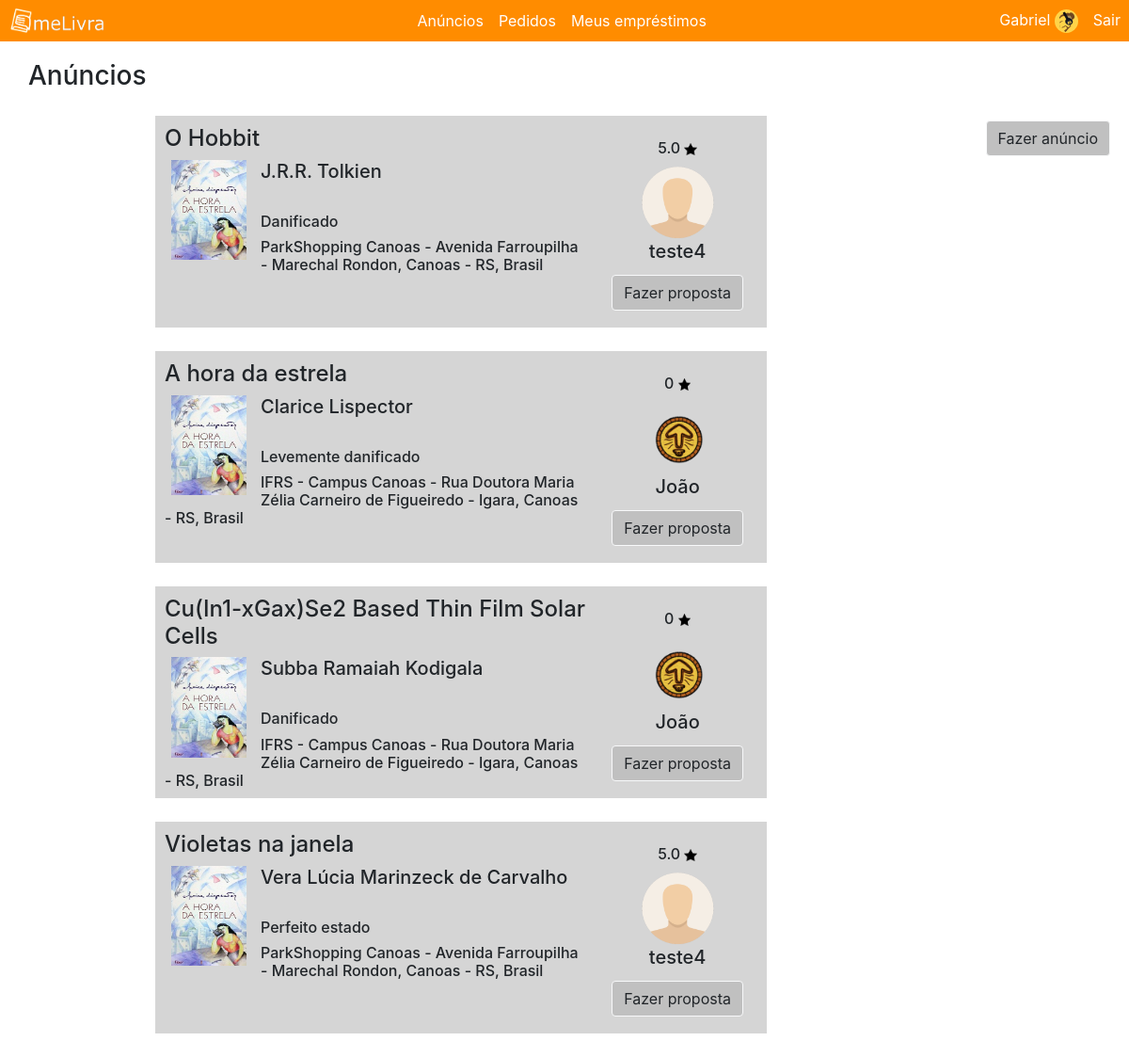
The page /PHP/telaAnuncio.php (signed in) on the database its author committed.
### tables this page shows
CREATE TABLE `usuario` (
  `idUsuario` int(11) NOT NULL,
  `nome` varchar(16) DEFAULT NULL,
  `sobrenome` varchar(20) NOT NULL,
  `senha` varchar(250) DEFAULT NULL,
  `email` varchar(60) DEFAULT NULL,
  `admin` char(1) DEFAULT NULL,
  `imagem` varchar(200) DEFAULT NULL,
  `celular` int(11) DEFAULT NULL,
  `nota` float DEFAULT NULL
);

CREATE TABLE `postagem` (
  `idPostagem` int(11) NOT NULL,
  `idUsuario` int(11) DEFAULT NULL,
  `idLivro` int(11) DEFAULT NULL,
  `local` varchar(1000) DEFAULT NULL,
  `dt_entrega` date DEFAULT NULL,
  `estadoLivro` varchar(50) DEFAULT NULL,
  `tipo` char(1) DEFAULT NULL
);

CREATE TABLE `livro` (
  `idLivro` int(11) NOT NULL,
  `titulo` varchar(50) DEFAULT NULL,
  `autor` varchar(60) DEFAULT NULL,
  `sinopse` text,
  `foto` varchar(200) DEFAULT NULL
);

### PHP/telaAnuncio.php (the view, shortened to what this page needs)
?>    <!DOCTYPE html>
    <head>
        <link rel="stylesheet" type="text/css" href="../CSS/estiloBase.css">
       <link rel="stylesheet" href="../bootstrap/css/bootstrap.min.css">
    </head>
    <body>
<?php
  if($_SESSION['email'])
    $email= $_SESSION['email'];
  else header('Location: ../HTML/telaInicial.html');
    $con = mysqli_connect('localhost','id11285427_dezordi','00112233', 'id11285427_melivra');
  if($con){
    $busca = mysqli_query($con, "SELECT * FROM usuario WHERE email = '$email'") or die(mysqli_error($con));
  $row = mysqli_fetch_array($busca);
$name = $row['nome'];
$foto= $row['imagem'];
      $busca2 = mysqli_query($con, "SELECT idUsuario FROM usuario WHERE email = '$email'") or die(mysqli_error($con));
      $row2 = mysqli_fetch_array($busca2);
      $idUser = $row2['idUsuario'];
  $onerro="this.src='../Imagens/fotoUser.png'";
}
?>
      <nav class="navbar navbar-expand-md">
      <img class="navbar-brand" src="../Imagens/meLivra - Logo.png">
      <div class="collapse navbar-collapse" id="main-navigation">
        <ul class="navbar-nav justify-content-center d-flex flex-fill">
          <li class="nav-item">
            <a class="nav-link" href="#">Anúncios</a>
          </li>
          <li class="nav-item">
            <a class="nav-link" href="telaPedido.php">Pedidos</a>
          </li>
          <li class="nav-item">
            <a class="nav-link" href="telaEmprestimo.php">Meus empréstimos</a>
          </li>
        </ul>
        <ul class="navbar-nav ml:auto">
          <li class="nav-item">
<?php
echo '<div class="nav-link"><a href="#">'.$name.'</a>
<img src="../Imagens/'.$foto.'" onerror='.$onerro.'></div>'
?>
          </li>
          <li class="nav-item">
            <a class="nav-link" href="?link=1">Sair</a>
          </li>
        </ul>
      </div>
    </nav>
    <header class="page-header header container-fluid">
      <h3 class="feature-title">Anúncios</h3>
   <a class="btn btn-light" href="../HTML/fazeranuncio.html">Fazer anúncio</a>
      <?php
  if($con){
    $busca2 = mysqli_query($con, "SELECT * FROM postagem WHERE tipo = 'a' and idUsuario !=". $idUser . " ORDER BY idPostagem DESC") or die(mysqli_error($con));
  }
  if(mysqli_num_rows($busca2) > 0 ){
      while($row = mysqli_fetch_array($busca2)){
        $buscaLivro = mysqli_query($con, "SELECT * FROM livro WHERE idLivro= '".$row['idLivro']."'") or die(mysqli_error($con));
        $rowLivro = mysqli_fetch_array($buscaLivro) ;
        $buscaUser = mysqli_query($con, "SELECT * FROM usuario WHERE idUsuario = '".$row['idUsuario']."'") or die(mysqli_error($con));
        $rowUser= mysqli_fetch_array($buscaUser) ;
          $idp= $row['idPostagem'];
          $onerro1="this.src='../Imagens/HoraDaEstrela.jpg'";
          echo '<div class="postagem">
            <div class="dados"><h4>'.$rowLivro['titulo'].'</h4>
                <img class="fotoLivro" src="'.$rowLivro['foto'].'" onerror='.$onerro1.'>
            <h5>'.$rowLivro['autor'].'</h5><br>
            <h6>'.$row['estadoLivro'].'</h6>
            <h6>'.$row['local'].'</h6>
          </div>
          <div class="user">';
        $buscaNota = mysqli_query($con, "SELECT ROUND(AVG(nota),1) AS media FROM avaliacao WHERE idUsuario ='".$rowUser['idUsuario']."'") or die(mysqli_error($con));
        $rowNota= mysqli_fetch_array($buscaNota);
        if (empty($rowNota['media'])){
            echo '<h6> 0 <img class="fotoEstrela" src="../Imagens/estrela.png"></h6>';
        }else{
         echo '<h6>'.$rowNota['media'].' <img class="fotoEstrela" src="../Imagens/estrela.png"></h6>';}
        echo '
            <img class="fotoUser" src="../Imagens/'.$rowUser['imagem'].'" onerror='.$onerro.'>
            <h5>'.$rowUser['nome'].' </h5>
            <a class="btn btn-light" href="../PHP/fazerPropostaAnuncio.php?idp='.$idp.'">Fazer proposta</a>
          </div>
        </div>';
    }}else echo '&nbsp&nbsp&nbspNão há anúncios ainda.';
       ?>
    </header>
    </body>
    </html>

### CSS/estiloBase.css (style rules this page uses)
body { padding: 0px; margin: 0px; }
.navbar-brand { width:105px; height:40px; margin-left: 8px; }
.navbar.navbar-expand-md { background-color: darkorange; margin:0px; padding:1px; }
.nav-link { color:white; }
.nav-link a { color:white; font-style: normal; }
.navbar-collapse { margin-left: 10px; }
.postagem { background-color: #d5d5d5; width:650px; height: 225px; margin:25px; margin-left: 150px; padding:10px; box-shadow: 5px 5px rgba(1,1,1,0); overflow-wrap: break-word; }
.feature-title { padding-top: 20px; margin-bottom: 25px; margin-left: 15px; }
.header a { float:right; margin:5px; background-color: silver; }
.fotoLivro { float:left; width:80px; margin-left: 7px; margin-right: 15px; }
.dados { display: inline-block; width:450px; }
.user { display: inline-block; float: right; text-align: center; margin: 10px; margin-top: 15px; }
.fotoUser { height:80px; border-radius: 50%; }
.fotoEstrela { height:13px; }
.nav-link img { height:25px; display: inline-block; border-radius:50%; }

### rows shown on the page
usuario: nome "Gabriel", imagem (picture)
postagem: idLivro.titulo "O Hobbit", idLivro.autor "J.R.R. Tolkien", estadoLivro "Danificado", local "ParkShopping Canoas - Avenida Farroupilha - Marechal Rondon, Canoas - RS, Brasil", media "5.0", idUsuario.nome "teste4"
postagem: idLivro.titulo "A hora da estrela", idLivro.autor "Clarice Lispector", estadoLivro "Levemente danificado", local "IFRS - Campus Canoas - Rua Doutora Maria Zélia Carneiro de Figueiredo - Igara, Canoas - RS, Brasil", idUsuario.imagem (picture), idUsuario.nome "João"
postagem: idLivro.titulo "Cu(In1-xGax)Se2 Based Thin Film Solar Cells", idLivro.autor "Subba Ramaiah Kodigala", estadoLivro "Danificado", local "IFRS - Campus Canoas - Rua Doutora Maria Zélia Carneiro de Figueiredo - Igara, Canoas - RS, Brasil", idUsuario.imagem (picture), idUsuario.nome "João"
postagem: idLivro.titulo "Violetas na janela", idLivro.autor "Vera Lúcia Marinzeck de Carvalho", estadoLivro "Perfeito estado", local "ParkShopping Canoas - Avenida Farroupilha - Marechal Rondon, Canoas - RS, Brasil", media "5.0", idUsuario.nome "teste4"
